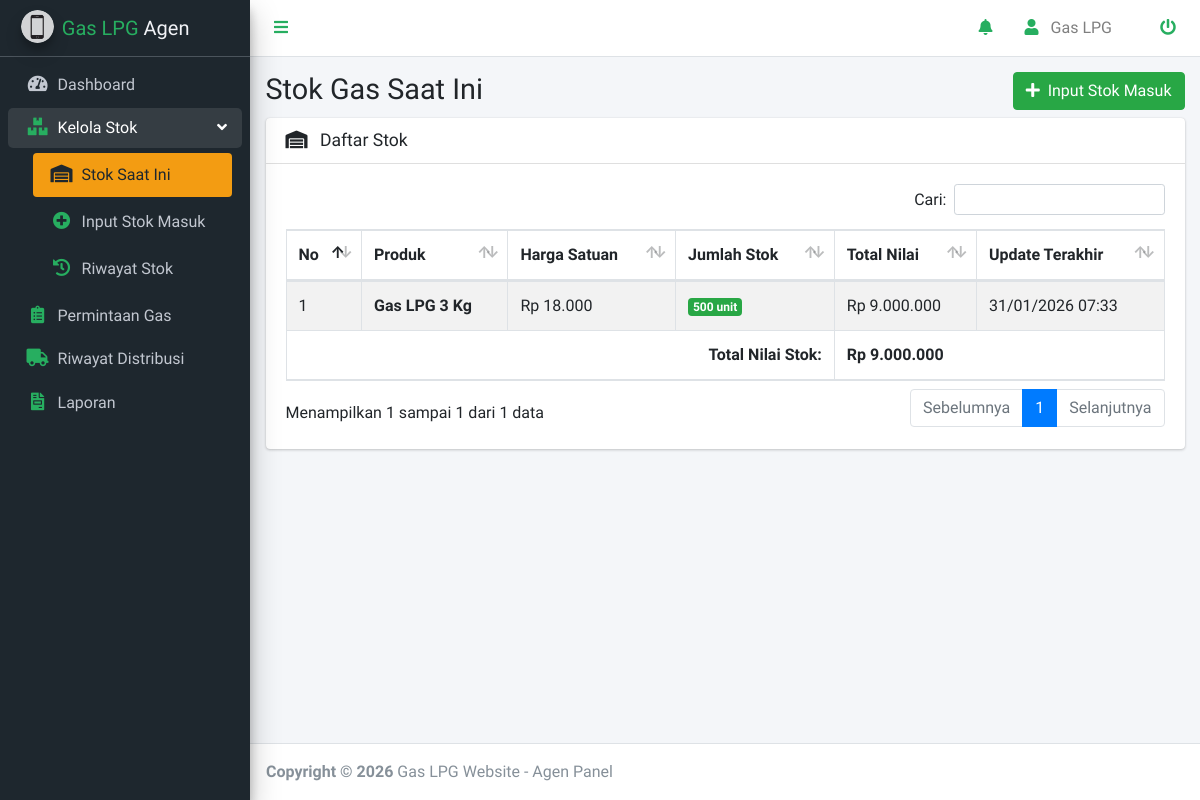
Page /agen/index.php?page=stok (signed in) on the committed database.
### tables this page shows
CREATE TABLE `tb_stok_agen` (
  `id_stok` int NOT NULL AUTO_INCREMENT,
  `id_agen` int NOT NULL COMMENT 'ID user agen',
  `id_produk` int NOT NULL COMMENT 'ID produk gas',
  `jumlah_stok` int NOT NULL DEFAULT 0 COMMENT 'Jumlah stok saat ini',
  `updated_at` datetime DEFAULT CURRENT_TIMESTAMP ON UPDATE CURRENT_TIMESTAMP,
  PRIMARY KEY (`id_stok`),
  UNIQUE KEY `agen_produk` (`id_agen`, `id_produk`),
  KEY `id_agen` (`id_agen`),
  KEY `id_produk` (`id_produk`),
  CONSTRAINT `tb_stok_agen_ibfk_1` FOREIGN KEY (`id_agen`) REFERENCES `user` (`id_user`) ON DELETE CASCADE,
  CONSTRAINT `tb_stok_agen_ibfk_2` FOREIGN KEY (`id_produk`) REFERENCES `tb_produk` (`id_produk`) ON DELETE CASCADE
);

CREATE TABLE `tb_produk` (
  `id_produk` int NOT NULL AUTO_INCREMENT,
  `nama_produk` varchar(100) NOT NULL COMMENT 'Nama produk gas',
  `deskripsi` text COMMENT 'Deskripsi produk',
  `harga` decimal(10,2) NOT NULL COMMENT 'Harga per unit',
  `stok` int NOT NULL DEFAULT 0 COMMENT 'Jumlah stok tersedia',
  `gambar` varchar(255) DEFAULT NULL COMMENT 'Nama file gambar produk',
  `status` enum('aktif','nonaktif') DEFAULT 'aktif' COMMENT 'Status produk',
  `created_at` datetime DEFAULT CURRENT_TIMESTAMP,
  `updated_at` datetime DEFAULT CURRENT_TIMESTAMP ON UPDATE CURRENT_TIMESTAMP,
  PRIMARY KEY (`id_produk`)
);

### koneksi/koneksi.php (called while the page is built, shortened)
<?php
function formatRupiah($angka) {
    return 'Rp ' . number_format($angka, 0, ',', '.');
}
?>

### agen/stok.php (the view)
<?php
$id_agen = $_SESSION['id_user'];
$query = mysqli_query($koneksi, "
    SELECT sa.*, p.nama_produk, p.gambar, p.harga
    FROM tb_stok_agen sa
    JOIN tb_produk p ON sa.id_produk = p.id_produk
    WHERE sa.id_agen = $id_agen
    ORDER BY p.nama_produk ASC
");
?>
<div class="container-fluid">
    <div class="row mb-2">
        <div class="col-sm-6">
            <h1 class="m-0">Stok Gas Saat Ini</h1>
        </div>
        <div class="col-sm-6 text-right">
            <a href="index.php?page=tambah_stok" class="btn btn-success">
                <i class="fas fa-plus mr-2"></i>Input Stok Masuk
            </a>
        </div>
    </div>
    <div class="row">
        <div class="col-12">
            <div class="card">
                <div class="card-header">
                    <h3 class="card-title">
                        <i class="fas fa-warehouse mr-2"></i>
                        Daftar Stok
                    </h3>
                </div>
                <div class="card-body">
                    <table id="dataTable" class="table table-bordered table-striped">
                        <thead>
                            <tr>
                                <th>No</th>
                                <th>Produk</th>
                                <th>Harga Satuan</th>
                                <th>Jumlah Stok</th>
                                <th>Total Nilai</th>
                                <th>Update Terakhir</th>
                            </tr>
                        </thead>
                        <tbody>
                            <?php
                            $no = 1;
                            $total_nilai = 0;
                            while ($row = mysqli_fetch_assoc($query)):
                                $nilai = $row['jumlah_stok'] * $row['harga'];
                                $total_nilai += $nilai;
                            ?>
                            <tr>
                                <td><?php echo $no++; ?></td>
                                <td>
                                    <strong><?php echo $row['nama_produk']; ?></strong>
                                </td>
                                <td><?php echo formatRupiah($row['harga']); ?></td>
                                <td>
                                    <?php if ($row['jumlah_stok'] < 50): ?>
                                        <span class="badge badge-danger"><?php echo $row['jumlah_stok']; ?> unit</span>
                                        <small class="text-danger">(Stok rendah!)</small>
                                    <?php elseif ($row['jumlah_stok'] < 100): ?>
                                        <span class="badge badge-warning"><?php echo $row['jumlah_stok']; ?> unit</span>
                                    <?php else: ?>
                                        <span class="badge badge-success"><?php echo $row['jumlah_stok']; ?> unit</span>
                                    <?php endif; ?>
                                </td>
                                <td><?php echo formatRupiah($nilai); ?></td>
                                <td><?php echo date('d/m/Y H:i', strtotime($row['updated_at'])); ?></td>
                            </tr>
                            <?php endwhile; ?>
                        </tbody>
                        <tfoot>
                            <tr>
                                <th colspan="4" class="text-right">Total Nilai Stok:</th>
                                <th colspan="2"><?php echo formatRupiah($total_nilai); ?></th>
                            </tr>
                        </tfoot>
                    </table>
                </div>
            </div>
        </div>
    </div>
</div>

### rows in the picture
tb_stok_agen: id_produk.nama_produk "Gas LPG 3 Kg", id_produk.harga "Rp 18.000", jumlah_stok "500", jumlah_stok.harga "Rp 9.000.000", updated_at "31/01/2026 07:33"

### other values in the picture
$_SESSION['nama'] "Gas LPG"
formatRupiah($total_nilai) "Rp 9.000.000"
APP_NAME "Gas LPG Website"
